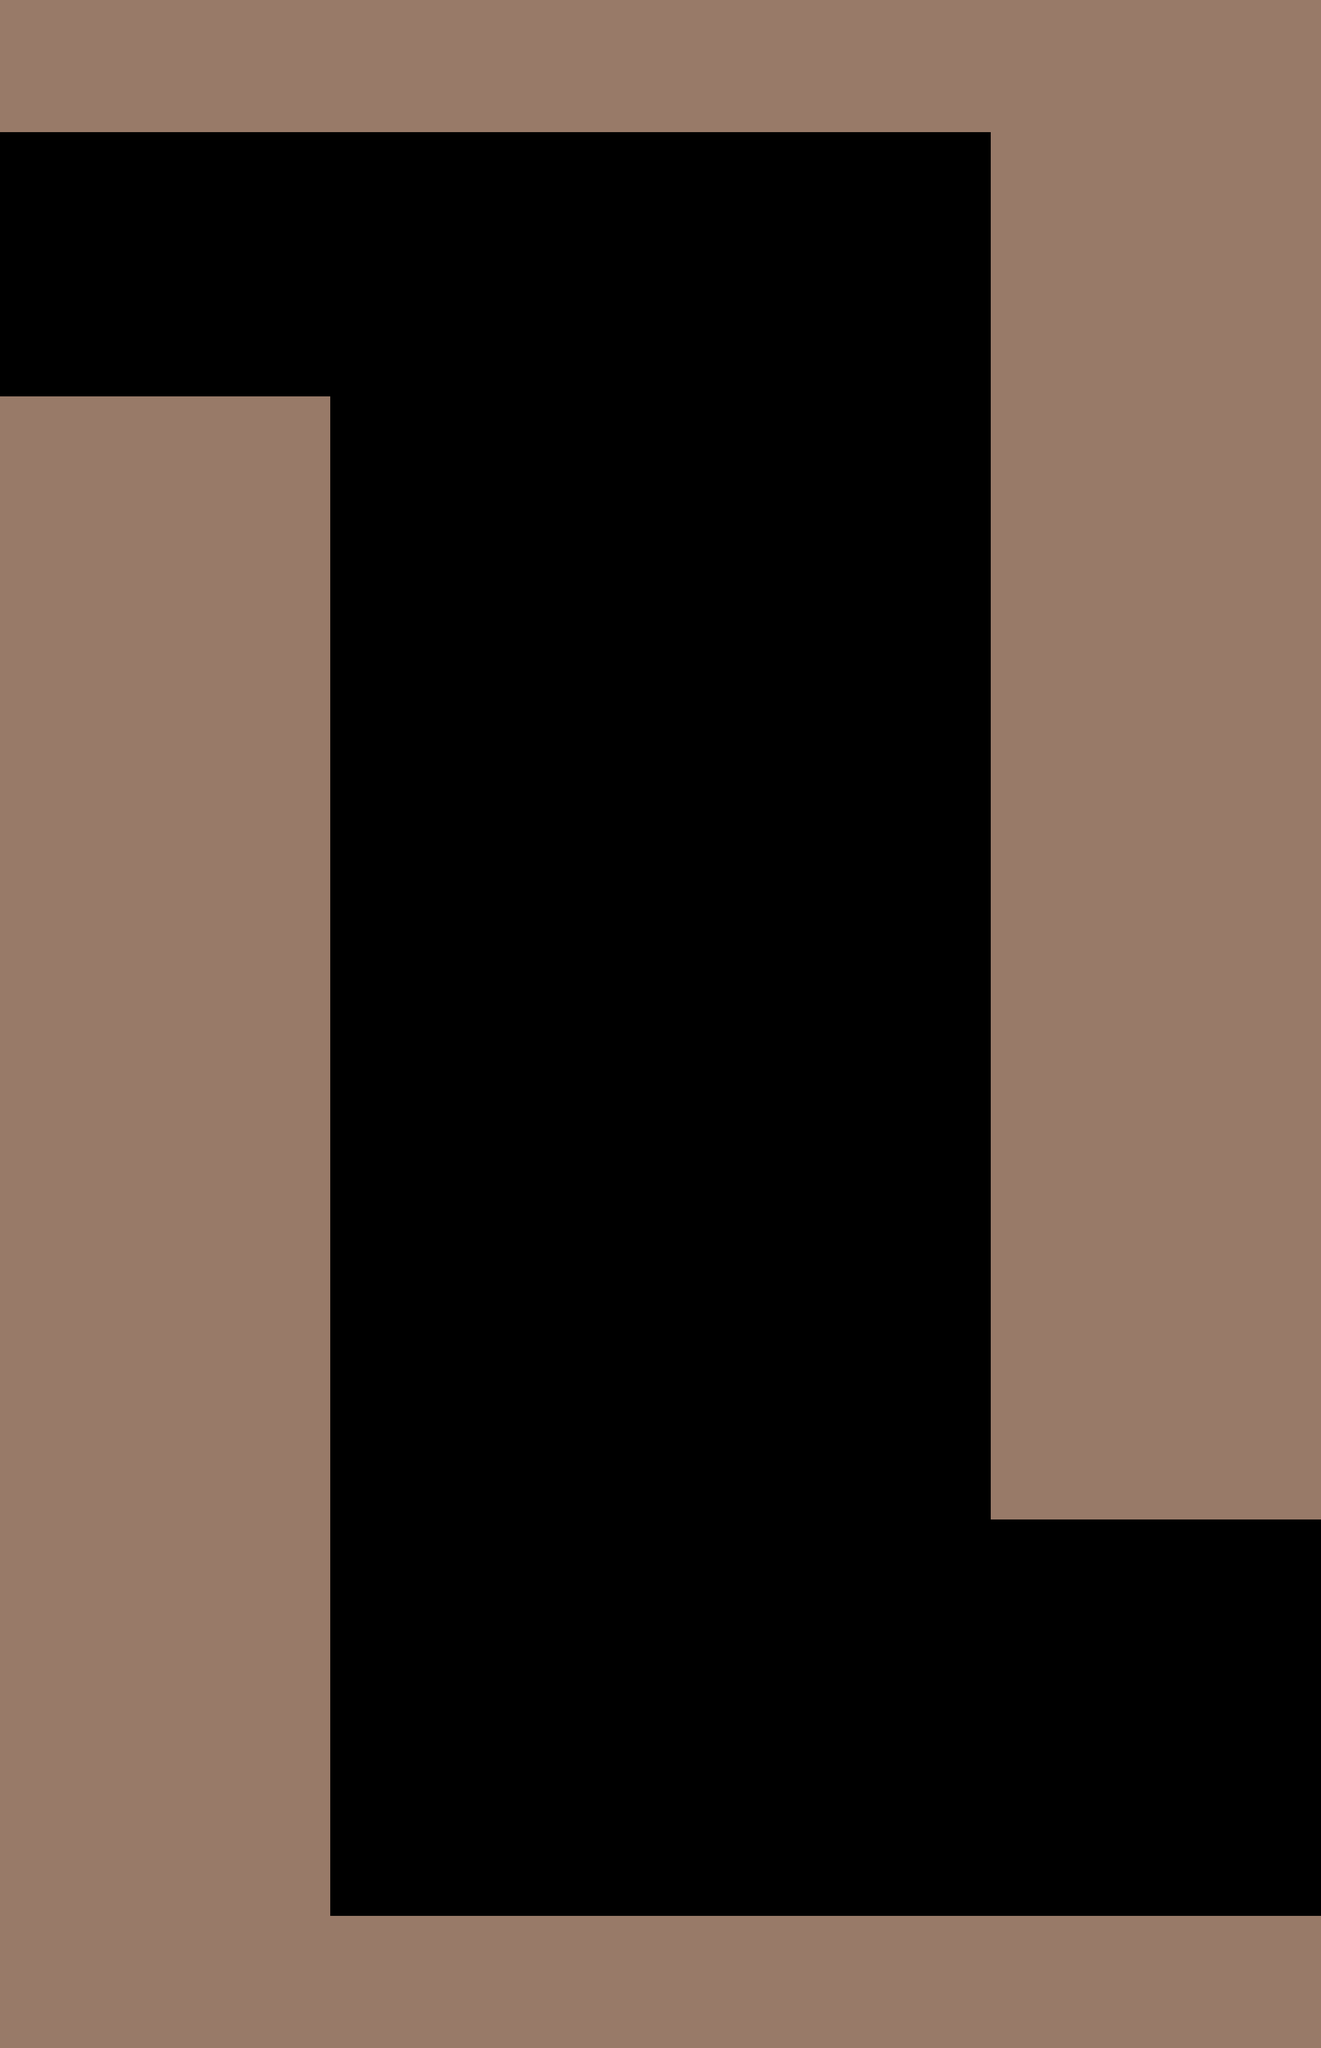

Rendered tile map (Tiled .tmx) drawn with the repository's tilesets; below, a short description and the map source with its tile grids summarised:
An orthogonal 20x31 tile map with 128x128 px tiles, 1 tile layer (Main_Tiles), 3 tilesets and 9 objects (main, top, rm20, rm22).

<map version="1.0" tiledversion="1.0.3" orientation="orthogonal" renderorder="right-down" width="20" height="31" tilewidth="128" tileheight="128" nextobjectid="151">
 <tileset firstgid="1" name="main_sheet" tilewidth="128" tileheight="128" tilecount="1" columns="1">
  <image source="tilesheets/sheet1.png" width="128" height="128" />
 </tileset>
 <tileset firstgid="2" name="3by3" tilewidth="128" tileheight="128" margin="4" tilecount="9" columns="3">
  <image source="tilesheets/3by3_1.png" width="392" height="392" />
 </tileset>
 <tileset firstgid="11" name="darkCorners" tilewidth="128" tileheight="128" margin="4" tilecount="4" columns="2">
  <image source="tilesheets/darkCorners_sheet.png" width="264" height="264" />
 </tileset>
 <layer name="Main_Tiles" width="20" height="31">
  <data>[620 cells, 300 non-empty, 1 distinct tile ids]</data>
 </layer>
 <objectgroup name="Window_Size" />
 <objectgroup name="Room">
  <object id="121" name="main" x="128" y="128" width="2304" height="3712" />
 </objectgroup>
 <objectgroup name="Walls">
  <object id="145" x="0" y="0" width="1920" height="256">
   <properties>
    <property name="down" type="bool" value="true" />
   </properties>
  </object>
  <object id="146" x="1920" y="0" width="640" height="2944">
   <properties>
    <property name="down" type="bool" value="true" />
    <property name="left" type="bool" value="true" />
   </properties>
  </object>
  <object id="147" x="0" y="768" width="640" height="3200">
   <properties>
    <property name="right" type="bool" value="true" />
    <property name="up" type="bool" value="true" />
   </properties>
  </object>
  <object id="148" x="640" y="3712" width="1920" height="256">
   <properties>
    <property name="up" type="bool" value="true" />
   </properties>
  </object>
 </objectgroup>
 <objectgroup name="Pickups" />
 <objectgroup name="Enemies" />
 <objectgroup name="Breakables" />
 <objectgroup name="Water">
  <object id="149" type="top" x="640" y="768" width="1280" height="2944" />
  <object id="150" x="1920" y="2944" width="640" height="768" />
 </objectgroup>
 <objectgroup name="Vines" />
 <objectgroup name="Transitions">
  <object id="131" name="rm20" x="2432" y="2944" width="128" height="768">
   <properties>
    <property name="relativeX" type="int" value="0" />
    <property name="relativeY" type="int" value="-2176" />
    <property name="spawnX" type="int" value="200" />
    <property name="spawnY" type="int" value="0" />
   </properties>
  </object>
  <object id="143" name="rm22" x="0" y="256" width="128" height="512">
   <properties>
    <property name="relativeX" type="int" value="0" />
    <property name="relativeY" type="int" value="0" />
    <property name="spawnX" type="int" value="-200" />
    <property name="spawnY" type="int" value="0" />
   </properties>
  </object>
 </objectgroup>
</map>
